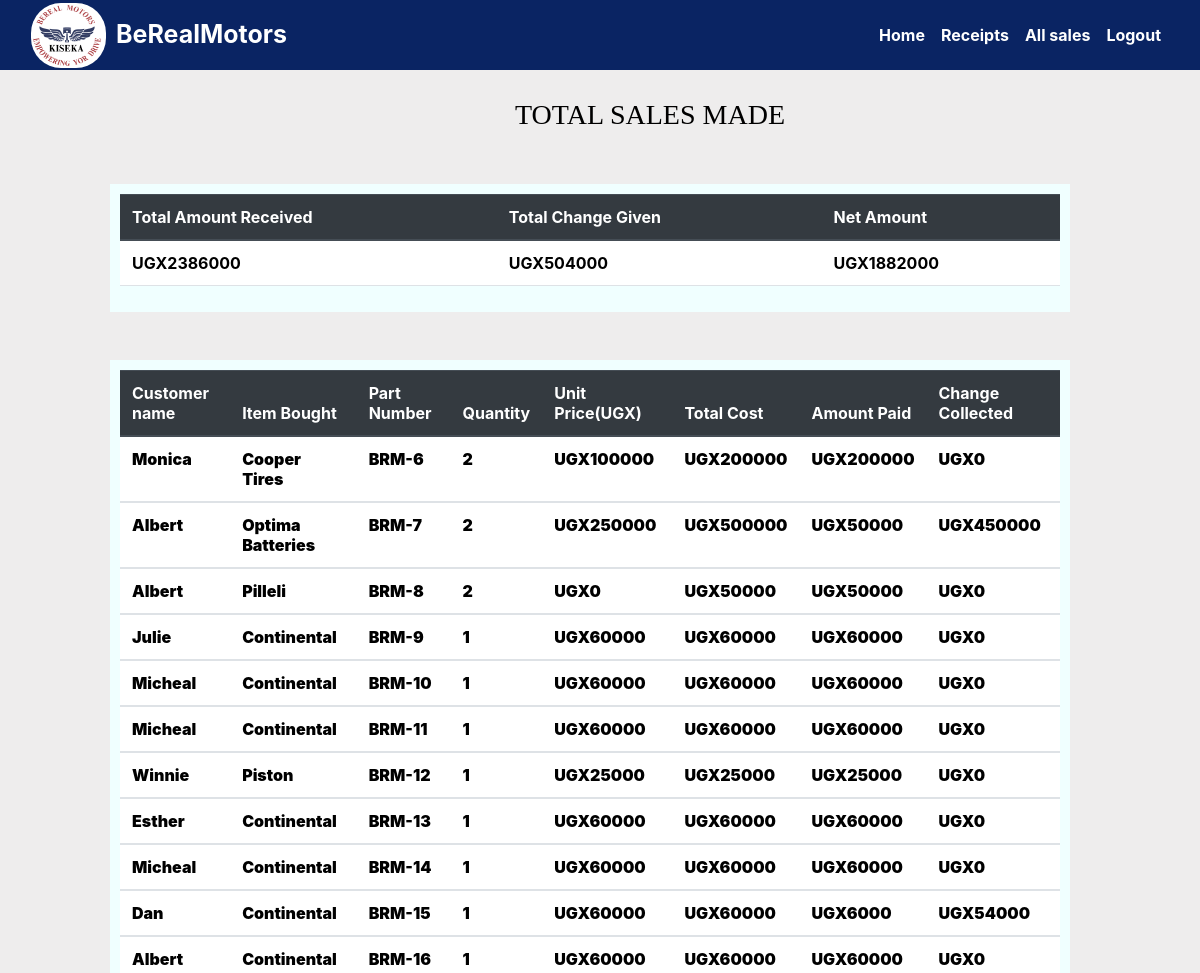
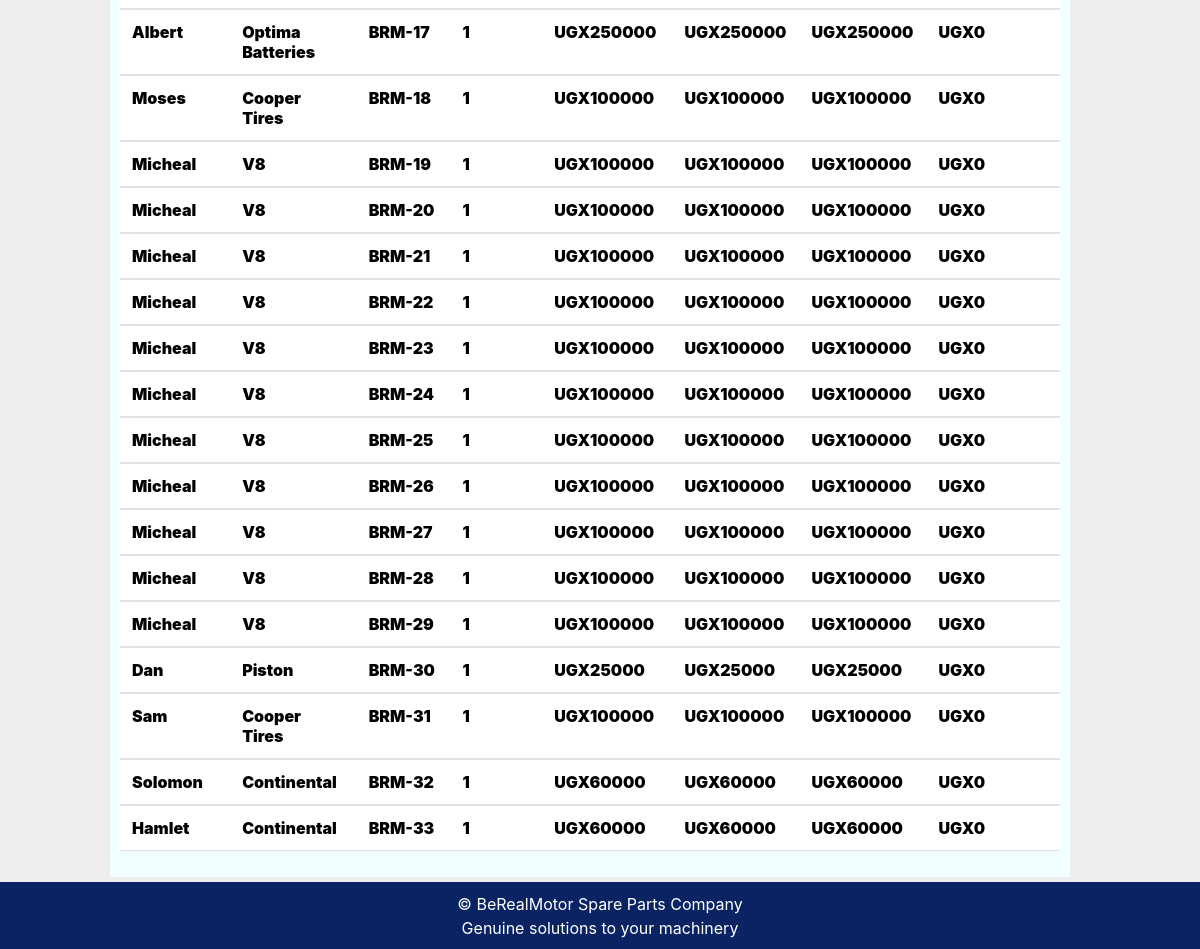
Page /all_sales/ (signed in) on the committed database (2 pictures, top to bottom).
### MyApplication/models.py (models this page shows, shortened)
class Sale(models.Model):
    item = models.ForeignKey(Product,on_delete=models.CASCADE)
    quantity = models.IntegerField(null=False,blank=False)
    amount_recieved = models.IntegerField(null=False, blank=False)
    issued_to = models.CharField(max_length=50, null=False, blank=False)
    unit_price = models.IntegerField(default =0, null=False, blank=False)
    branch_name = models.CharField(max_length=50, null=False, blank=False)
    sale_date = models.DateField(default=timezone.now)
    phone_number = models.CharField(max_length=50, null=False, blank=False)
    def get_total(self):
        total = self.quantity*self.item.unit_price
        return int(total)
    def get_change(self):
        change = self.get_total() - self.amount_recieved
        return abs(int(change))

class Product(models.Model):
    Category_name = models.ForeignKey(Category, on_delete = models.CASCADE)
    item_name = models.CharField(max_length = 50)
    received_date =models.DateTimeField(auto_now=True)
    country_of_origin =models.CharField(max_length = 50)
    total_quantity= models.IntegerField(default=0, null=False,blank=False)
    issued_quantity = models.IntegerField(default=0, null=True,blank=True)
    recieved_quantity = models.IntegerField(default=0,null=False,blank=False)
    unit_price = models.IntegerField(default=0, null=False,blank=False)
    def __str__(self):
        return self.item_name

### MyApplication/views.py (the view)
# urls.py: path('all_sales/',views.all_sales, name = 'all_sales'),
@login_required
def all_sales(request):
    sales = Sale.objects.all()
    total = sum([items.amount_recieved for items in sales])
    change = sum([items.get_change() for items in sales])
    net = total - change
    return render(request,'dan/all_sales.html',{'sales':sales,'change':change,'total':total,'net':net,})

### template/dan/all_sales.html (shortened to what this page needs)
{% extends 'dan/base.html'%} {% block content%}
<br></br>
<h1 class="text-center">TOTAL SALES MADE</h1><br>
<div class="container" style="margin-top: 20px;">
  <table class="table">
    <thead class="thead-dark">
      <tr>
        <th scope="col" style="font-weight: bolder;">Total Amount Received</th>
        <th scope="col" style="font-weight: bolder; ">Total Change Given</th>
        <th scope="col" style="font-weight: bolder; ">Net Amount</th>
      </tr>
    </thead>
    <tbody>
      <tr>
        <td style="font-weight: bolder;">UGX{{total}}</td>
        <td style="font-weight: bolder;">UGX{{change}}</td>
        <td style="font-weight: bolder;">UGX{{net}}</td>
      </tr>
    </tbody>
  </table>
</div>
<br></br>
  <div class="container">
    <table class="table">
      <thead class="thead-dark" style="font-weight: bolder;">
        <tr>
          <th scope="col">Customer name</th>
          <th scope="col">Item Bought</th>
          <th scope="col">Part Number</th>
          <th scope="col">Quantity</th>
          <th scope="col">Unit Price(UGX)</th>
          <th scope="col">Total Cost</th>
          <th scope="col">Amount Paid</th>
          <th scope="col">Change Collected</th>
        </tr>
      </thead>
      {% for sale in sales %}
      <tbody style="font-weight: bolder;">
        <tr>
          <td style="font-weight: bolder;">{{sale.issued_to | title}}</td>
          <td style="font-weight: bolder;">{{sale.item | title}}</td>
          <td style="font-weight: bolder;">BRM-{{sale.id}}</td>
          <td style="font-weight: bolder;">{{sale.quantity}}</td>
          <td style="font-weight: bolder;">UGX{{sale.unit_price}}</td>
          <td style="font-weight: bolder;">UGX{{sale.get_total}}</td>
          <td style="font-weight: bolder;">UGX{{sale.amount_recieved}}</td>
          <td style="font-weight: bolder;">UGX{{sale.get_change}}</td>
        </tr>
      </tbody>
      {% endfor %}
    </table>
  </div>
<br>
<br>
<br>
{% endblock%}

### MyApplication/static/css/main.css (style rules this page uses)
body { background-color: #EEEDED; overflow-x: hidden; z-index: 500; }
.text-center { color:black; font-family: Georgia, 'Times New Roman', Times, serif; font-size: 30px; }
.container { margin-left: 55px; }
.table { background-color:azure; margin-right: 450px; }
.container { padding: 10px; background-color: azure;width: 80%;margin-left: 110px; }
.text-center { font-size: 28px; margin-top: 50px; margin-left: 100px; }
h1 { margin-left: 500px; margin-top: 60px; font-size: 30px; font-family: Cambria, Cochin, Georgia, Times, 'Times New Roman', serif; }

### rows in the picture
Sale: issued_to "Monica", item "Cooper Tires", id "6", quantity "2", unit_price "100000", get_total "200000", amount_recieved "200000", get_change "0"
Sale: issued_to "Albert", item "Optima Batteries", id "7", quantity "2", unit_price "250000", get_total "500000", amount_recieved "50000", get_change "450000"
Sale: issued_to "Albert", item "Pilleli", id "8", quantity "2", unit_price "0", get_total "50000", amount_recieved "50000", get_change "0"
Sale: issued_to "Julie", item "Continental", id "9", quantity "1", unit_price "60000", get_total "60000", amount_recieved "60000", get_change "0"
Sale: issued_to "Micheal", item "Continental", id "10", quantity "1", unit_price "60000", get_total "60000", amount_recieved "60000", get_change "0"
Sale: issued_to "Micheal", item "Continental", id "11", quantity "1", unit_price "60000", get_total "60000", amount_recieved "60000", get_change "0"
Sale: issued_to "Winnie", item "Piston", id "12", quantity "1", unit_price "25000", get_total "25000", amount_recieved "25000", get_change "0"
Sale: issued_to "Esther", item "Continental", id "13", quantity "1", unit_price "60000", get_total "60000", amount_recieved "60000", get_change "0"
Sale: issued_to "Micheal", item "Continental", id "14", quantity "1", unit_price "60000", get_total "60000", amount_recieved "60000", get_change "0"
Sale: issued_to "Dan", item "Continental", id "15", quantity "1", unit_price "60000", get_total "60000", amount_recieved "6000", get_change "54000"
Sale: issued_to "Albert", item "Continental", id "16", quantity "1", unit_price "60000", get_total "60000", amount_recieved "60000", get_change "0"
Sale: issued_to "Albert", item "Optima Batteries", id "17", quantity "1", unit_price "250000", get_total "250000", amount_recieved "250000", get_change "0"
Sale: issued_to "Moses", item "Cooper Tires", id "18", quantity "1", unit_price "100000", get_total "100000", amount_recieved "100000", get_change "0"
Sale: issued_to "Micheal", item "V8", id "19", quantity "1", unit_price "100000", get_total "100000", amount_recieved "100000", get_change "0"
Sale: issued_to "Micheal", item "V8", id "20", quantity "1", unit_price "100000", get_total "100000", amount_recieved "100000", get_change "0"
Sale: issued_to "Micheal", item "V8", id "21", quantity "1", unit_price "100000", get_total "100000", amount_recieved "100000", get_change "0"
Sale: issued_to "Micheal", item "V8", id "22", quantity "1", unit_price "100000", get_total "100000", amount_recieved "100000", get_change "0"
Sale: issued_to "Micheal", item "V8", id "23", quantity "1", unit_price "100000", get_total "100000", amount_recieved "100000", get_change "0"
Sale: issued_to "Micheal", item "V8", id "24", quantity "1", unit_price "100000", get_total "100000", amount_recieved "100000", get_change "0"
Sale: issued_to "Micheal", item "V8", id "25", quantity "1", unit_price "100000", get_total "100000", amount_recieved "100000", get_change "0"
Sale: issued_to "Micheal", item "V8", id "26", quantity "1", unit_price "100000", get_total "100000", amount_recieved "100000", get_change "0"
Sale: issued_to "Micheal", item "V8", id "27", quantity "1", unit_price "100000", get_total "100000", amount_recieved "100000", get_change "0"
Sale: issued_to "Micheal", item "V8", id "28", quantity "1", unit_price "100000", get_total "100000", amount_recieved "100000", get_change "0"
Sale: issued_to "Micheal", item "V8", id "29", quantity "1", unit_price "100000", get_total "100000", amount_recieved "100000", get_change "0"
Sale: issued_to "Dan", item "Piston", id "30", quantity "1", unit_price "25000", get_total "25000", amount_recieved "25000", get_change "0"
Sale: issued_to "Sam", item "Cooper Tires", id "31", quantity "1", unit_price "100000", get_total "100000", amount_recieved "100000", get_change "0"
Sale: issued_to "Solomon", item "Continental", id "32", quantity "1", unit_price "60000", get_total "60000", amount_recieved "60000", get_change "0"
Sale: issued_to "Hamlet", item "Continental", id "33", quantity "1", unit_price "60000", get_total "60000", amount_recieved "60000", get_change "0"

### other values in the picture
{{ total }} "2386000"
{{ change }} "504000"
{{ net }} "1882000"
